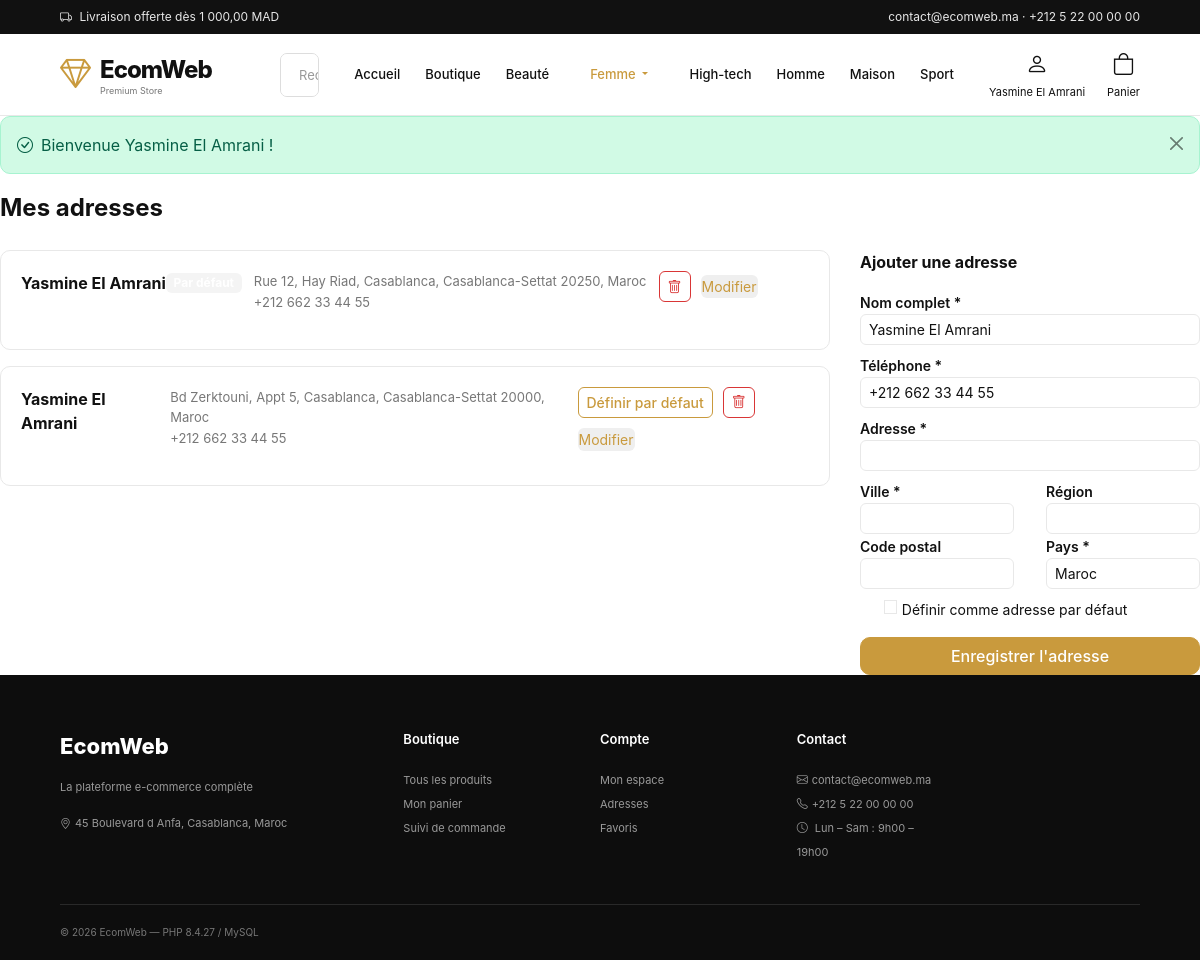
/ecommerce/ecom-projet-fend/ecom_web_platform/compte/adresses (signed in), run on the app's committed database.
### tables this page shows
CREATE TABLE IF NOT EXISTS categories (
  id          INT UNSIGNED NOT NULL AUTO_INCREMENT,
  name        VARCHAR(120) NOT NULL,
  description TEXT         NULL,
  image       VARCHAR(255) NULL,
  parent_id   INT UNSIGNED NULL,
  created_at  DATETIME     NOT NULL DEFAULT CURRENT_TIMESTAMP,
  updated_at  DATETIME     NOT NULL DEFAULT CURRENT_TIMESTAMP ON UPDATE CURRENT_TIMESTAMP,
  PRIMARY KEY (id),
  KEY idx_categories_parent (parent_id),
  CONSTRAINT fk_categories_parent FOREIGN KEY (parent_id)
    REFERENCES categories (id) ON DELETE SET NULL
);

CREATE TABLE IF NOT EXISTS users (
  id          INT UNSIGNED NOT NULL AUTO_INCREMENT,
  username    VARCHAR(80)  NOT NULL,
  email       VARCHAR(160) NOT NULL,
  password    VARCHAR(255) NOT NULL,
  first_name  VARCHAR(80)  NULL,
  last_name   VARCHAR(80)  NULL,
  phone       VARCHAR(40)  NULL,
  avatar      VARCHAR(255) NULL,
  role        ENUM('CUSTOMER','ADMIN') NOT NULL DEFAULT 'CUSTOMER',
  is_active   TINYINT(1)   NOT NULL DEFAULT 1,
  last_login_at DATETIME   NULL,
  created_at  DATETIME     NOT NULL DEFAULT CURRENT_TIMESTAMP,
  updated_at  DATETIME     NOT NULL DEFAULT CURRENT_TIMESTAMP ON UPDATE CURRENT_TIMESTAMP,
  PRIMARY KEY (id),
  UNIQUE KEY uq_users_email (email),
  KEY idx_users_role (role)
);

CREATE TABLE IF NOT EXISTS addresses (
  id         INT UNSIGNED NOT NULL AUTO_INCREMENT,
  user_id    INT UNSIGNED NOT NULL,
  full_name  VARCHAR(160) NOT NULL,
  phone      VARCHAR(40)  NULL,
  address    VARCHAR(255) NOT NULL,
  city       VARCHAR(120) NOT NULL,
  state      VARCHAR(120) NULL,
  zip_code   VARCHAR(20)  NULL,
  country    VARCHAR(120) NOT NULL DEFAULT 'Maroc',
  is_default TINYINT(1)   NOT NULL DEFAULT 0,
  created_at DATETIME     NOT NULL DEFAULT CURRENT_TIMESTAMP,
  updated_at DATETIME     NOT NULL DEFAULT CURRENT_TIMESTAMP ON UPDATE CURRENT_TIMESTAMP,
  PRIMARY KEY (id),
  KEY idx_addresses_user (user_id),
  CONSTRAINT fk_addresses_user FOREIGN KEY (user_id)
    REFERENCES users (id) ON DELETE CASCADE
);

### app/Views/account/addresses.php (the view, shortened to what the rows shown need)
<?php
$addresses = $addresses ?? [];
?>
<h1 class="h4 fw-bold mb-4">Mes adresses</h1>
<div class="addresses-layout">
    <div class="addresses-list">
        <?php if ($addresses === []): ?>
            <div class="panel text-center py-5">
                <i class="bi bi-geo-alt fs-1 text-muted-2"></i>
                <p class="mt-3 mb-0 text-muted-2">Aucune adresse enregistrée.</p>
            </div>
        <?php else: ?>
            <?php foreach ($addresses as $address): ?>
                <div class="address-card">
                    <div class="address-header">
                        <strong><?= e($address->full_name) ?></strong>
                        <?php if ($address->is_default): ?>
                            <span class="badge badge-soft">Par défaut</span>
                        <?php endif; ?>
                    </div>
                    <div class="address-body">
                        <?= e($address->formatted()) ?><br>
                        <?= e($address->phone) ?>
                    </div>
                    <div class="address-actions">
                        <?php if (!$address->is_default): ?>
                            <form method="post" action="<?= e(url('/compte/adresses/' . (int) $address->id . '/defaut')) ?>">
                                <button class="btn btn-sm btn-outline-primary" type="submit">Définir par défaut</button>
                            </form>
                        <?php endif; ?>
                        <form method="post" action="<?= e(url('/compte/adresses/' . (int) $address->id . '/supprimer')) ?>"
                              onsubmit="return confirm('Supprimer cette adresse ?');">
                            <button class="btn btn-sm btn-outline-danger" type="submit">
                                <i class="bi bi-trash"></i>
                            </button>
                        </form>
                        <button class="btn btn-sm btn-link p-0 text-decoration-none"
                                type="button" onclick="toggleAddressForm(<?= (int) $address->id ?>)">
                            Modifier
                        </button>
                    </div>
                </div>
            <?php endforeach; ?>
        <?php endif; ?>
    </div>
    <div class="address-form-sidebar">
        <div class="panel">
            <h2 class="panel-title">Ajouter une adresse</h2>
            <form method="post" action="<?= e(url('/compte/adresses')) ?>">
                <div class="mb-2">
                    <label class="form-label small fw-semibold" for="full_name">Nom complet *</label>
                    <input type="text" class="form-control form-control-sm<?= old_has('full_name') ?>" id="full_name"
                           name="full_name" value="<?= e(old('full_name', auth()?->fullName())) ?>" required>
                </div>
                <div class="mb-2">
                    <label class="form-label small fw-semibold" for="phone">Téléphone *</label>
                    <input type="text" class="form-control form-control-sm" id="phone" name="phone"
                           value="<?= e(old('phone', auth()?->phone)) ?>" required>
                </div>
            </form>
        </div>
    </div>
</div>

### app/Views/layouts/main.php (shortened to what the rows shown need)
<?php
$appName = $appName ?? config('app.name', 'EcomWeb');
?>
<!doctype html>
<html lang="fr">
<head>
    <link rel="stylesheet" href="https://cdn.jsdelivr.net/npm/bootstrap-icons@1.11.3/font/bootstrap-icons.min.css">
    <link href="<?= e(asset('assets/css/style.css')) ?>" rel="stylesheet">
</head>
<body>
<header class="header">
    <a class="logo" href="<?= e(url('/')) ?>">
        <div>
            <h1><?= e($appName) ?></h1>
        </div>
    </a>
    <nav class="nav">
        <a class="<?= is_active('/') ? 'active' : '' ?>" href="<?= e(url('/')) ?>">Accueil</a>
        <a class="<?= is_active('/boutique') ? 'active' : '' ?>" href="<?= e(url('/boutique')) ?>">Boutique</a>
        <?php foreach (($categories ?? []) as $category): ?>
            <?php if (!empty($category['children'])): ?>
                <div class="dropdown">
                    <a class="nav-link dropdown-toggle <?= is_active('/categorie/' . $category['id']) ? 'active' : '' ?>"
                       href="<?= e(url('/categorie/' . $category['id'])) ?>"
                       data-bs-toggle="dropdown" role="button">
                        <?= e($category['name']) ?>
                    </a>
                </div>
            <?php else: ?>
                <a class="<?= is_active('/categorie/' . $category['id']) ? 'active' : '' ?>" href="<?= e(url('/categorie/' . $category['id'])) ?>"><?= e($category['name']) ?></a>
            <?php endif; ?>
        <?php endforeach; ?>
    </nav>
    <div class="header-actions">
        <?php if (!empty($currentUser)): ?>
            <div class="dropdown">
                <a class="header-action text-decoration-none" href="#" data-bs-toggle="dropdown">
                    <i class="bi bi-person"></i>
                    <span class="hide-mobile"><?= e($currentUser->fullName()) ?></span>
                </a>
            </div>
        <?php endif; ?>
    </div>
</header>
<main>
    <?= $content ?>
</main>
</body>
</html>

### data on the page
categories: name "Beauté"
categories: name "Femme"
categories: name "High-tech"
categories: name "Homme"
categories: name "Maison"
categories: name "Sport"
users: $currentUser->fullName() "Yasmine El Amrani", full_name "Yasmine El Amrani", phone "+212 662 33 44 55"
addresses: full_name "Yasmine El Amrani", $address->formatted() "Rue 12, Hay Riad, Casablanca, Casablanca-Settat 20250, Maroc", phone "+212 662 33 44 55"
addresses: full_name "Yasmine El Amrani", $address->formatted() "Bd Zerktouni, Appt 5, Casablanca, Casablanca-Settat 20000, Maroc", phone "+212 662 33 44 55"

### other printed values
money($freeShipping ?? free_shipping_from()) "1 000,00 MAD"
$storeEmail "contact@ecomweb.ma"
$storePhone "+212 5 22 00 00 00"
$appName "EcomWeb"
$flash['message'] "Bienvenue Yasmine El Amrani !"
config('app.tagline', '') "La plateforme e-commerce complète"
$storeAddress "45 Boulevard d Anfa, Casablanca, Maroc"
PHP_VERSION "8.4.27"
